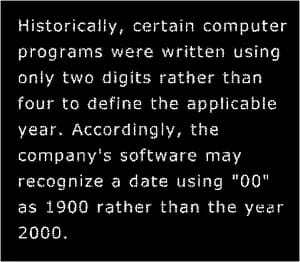
#> input picture 02-Nov/example1.jpeg, 300 x 262 px, found by its file name
$ python 12.py
#> lines starting #> are read from the running program, lines starting #| are printed output that depends on the picture
import cv2
import numpy as np

# Load the image
img = cv2.imread(r'C:\Users\aryan\OneDrive - st.niituniversity.in\DIP\02-Nov\example1.jpeg', cv2.IMREAD_GRAYSCALE)
#> img is the input picture: shape (262, 300); min 0, max 255, mean 22.3

# Generate random Gaussian noise without using built-in functions
mean = 0
stddev = 25  # You can adjust the standard deviation to control the noise intensity
noise = np.random.randn(img.shape[0], img.shape[1]) * stddev
noisy_img = img + noise
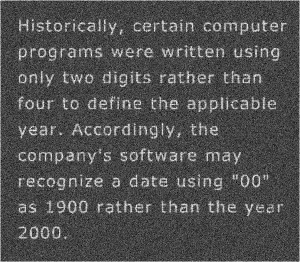
#> noisy_img: shape (262, 300) float64; min -121.3, max 335.8, mean 22.3; drawn with min black and max white

# Ensure the noisy image values are within the valid pixel range (0-255)
noisy_img = np.clip(noisy_img, 0, 255).astype(np.uint8)
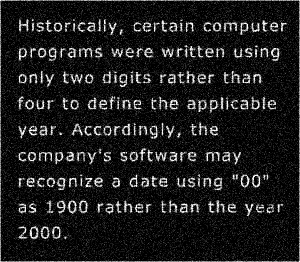
#> noisy_img: shape (262, 300); min 0, max 255, mean 29.6

# Apply an average filter to the noisy image
def custom_average_filter(image, kernel):
    filtered_image = np.zeros_like(image)
    kernel_size = kernel.shape[0]
    padding_size = kernel_size // 2
    for i in range(padding_size, image.shape[0] - padding_size):
        for j in range(padding_size, image.shape[1] - padding_size):
            roi = image[i - padding_size:i + padding_size + 1, j - padding_size:j + padding_size + 1]
            average_value = np.mean(roi)
            filtered_image[i, j] = average_value
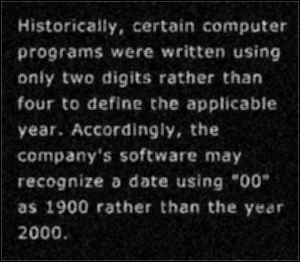
#> filtered_image: shape (262, 300); min 0, max 211, mean 27.8
    return filtered_image

# Define a structuring element for erosion and dilation with a kernel size of 3
kernel = np.array([[1, 1, 1],
                   [1, 1, 1],
                   [1, 1, 1]], dtype=np.uint8)

# Perform erosion on the filtered image
def custom_erosion(image, kernel):
    eroded_image = np.zeros_like(image)
    kernel_size = kernel.shape[0]
    padding_size = kernel_size // 2
    for i in range(padding_size, image.shape[0] - padding_size):
        for j in range(padding_size, image.shape[1] - padding_size):
            roi = image[i - padding_size:i + padding_size + 1, j - padding_size:j + padding_size + 1]
            min_value = np.min(roi)
            eroded_image[i, j] = min_value
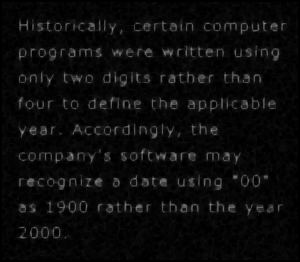
#> eroded_image: shape (262, 300); min 0, max 149, mean 11.6
    return eroded_image

# [13 lines of commented-out code are left out]
filtered_image = custom_average_filter(noisy_img, kernel)

# Perform erosion on the filtered image
eroded_image = custom_erosion(filtered_image, kernel)

# Perform dilation on the eroded image
# dilated_image = custom_dilation(eroded_image, kernel)

# Display the original, noisy, filtered, eroded, and dilated images
cv2.imshow("Input Image", img)
cv2.imshow("Noisy Image", noisy_img)
cv2.imshow("Filtered Image", filtered_image)
cv2.imshow("Eroded Image", eroded_image)
# cv2.imshow("Dilated Image", dilated_image)
cv2.waitKey(0)
cv2.destroyAllWindows()

$ run again, with 02-Nov/example.jpeg copied over 02-Nov/example1.jpeg
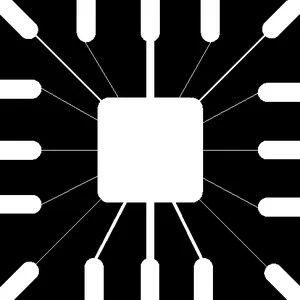
#> input picture 02-Nov/example.jpeg, 300 x 300 px, found by its file name
#> img is the input picture: shape (300, 300); min 0, max 255, mean 71.9
#> `noisy_img = img + noise`:
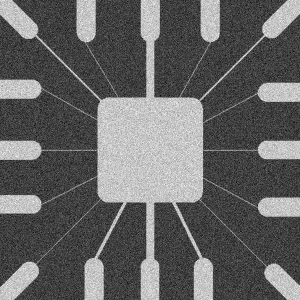
#> noisy_img: shape (300, 300) float64; min -120.3, max 361, mean 71.9; drawn with min black and max white
#> after the loop in custom_erosion, `for i in range(padding_size, image.shape[0] - padding_size):`:
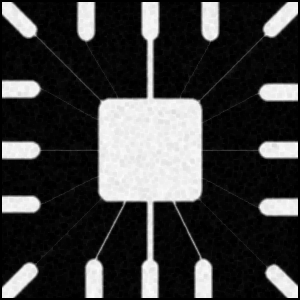
#> eroded_image: shape (300, 300); min 0, max 252, mean 61

$ run again, with 02-Nov/011.png saved as 02-Nov/example1.jpeg
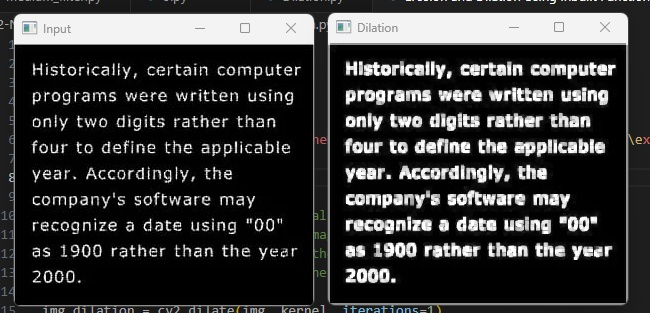
#> input picture 02-Nov/011.png, 650 x 313 px, found by its file name
#> `noisy_img = img + noise`:
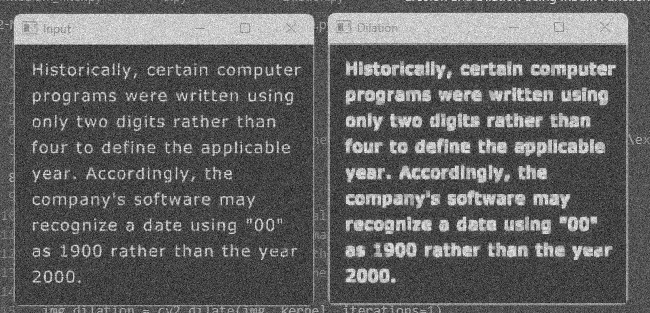
#> noisy_img: shape (313, 650) float64; min -120.3, max 339.6, mean 56.6; drawn with min black and max white
#> after the loop in custom_erosion, `for i in range(padding_size, image.shape[0] - padding_size):`:
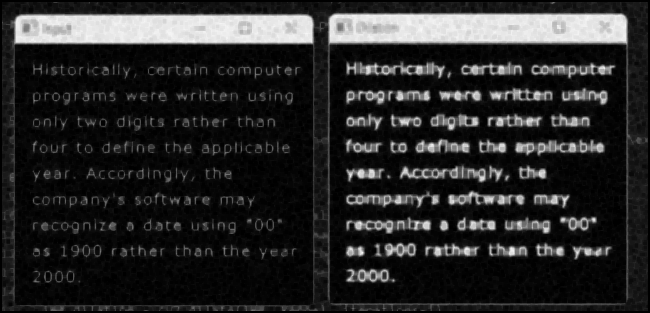
#> eroded_image: shape (313, 650); min 0, max 248, mean 40.6
